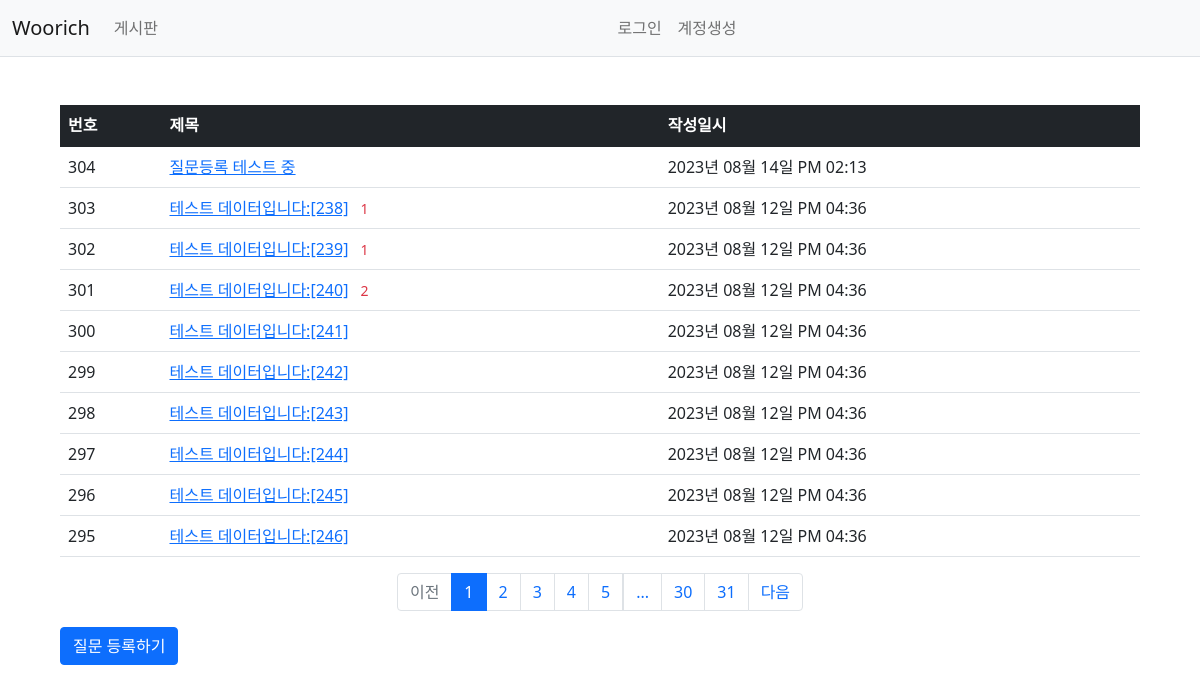
Page /question/list/ on the committed database.
### woorichApp/models.py (models this page shows)
class Question(db.Model):
    id = db.Column(db.Integer, primary_key=True)
    subject = db.Column(db.String(200), nullable=False)
    content = db.Column(db.Text(), nullable=False)
    create_date = db.Column(db.DateTime(), nullable=False)

### woorichApp/views/question_views.py (the view)
@bp.route('/list/')
def _list():
    page = request.args.get('page', type=int, default=1)  # 페이지
    question_list = Question.query.order_by(Question.create_date.desc())
    question_list = question_list.paginate(page=page, per_page=10)
    return render_template('question/question_list.html', question_list=question_list)

### woorichApp/filter.py (called while the page is built)
def format_datetime(value, fmt='%Y년 %m월 %d일 %p %I:%M'):
    return value.strftime(fmt)

### woorichApp/views/auth_views.py (called while the page is built)
@bp.before_app_request
def load_logged_in_user():
    user_id = session.get('user_id')
    if user_id is None:
        g.user = None
    else:
        g.user = User.query.get(user_id)

### woorichApp/templates/question/question_list.html
{% extends 'layouts/base.html' %}
{% block content %}
<div class="container my-3">
    <table class="table">
        <thead>
        <tr class="table-dark">
            <th>번호</th>
            <th>제목</th>
            <th>작성일시</th>
        </tr>
        </thead>
        <tbody>
        {% if question_list %}
        {% for question in question_list.items %}
        <tr>
            <td>{{ question_list.total - ((question_list.page-1) * question_list.per_page) - loop.index0 }}</td>
            <td>
                <a href="{{ url_for('question.detail', question_id=question.id) }}">{{ question.subject }}</a>
             {% if question.answer_set|length > 0 %}
                <span class="text-danger small mx-2">{{ question.answer_set|length }}</span>
                {% endif %}
            </td>
            <td>{{ question.create_date|datetime }}</td>
        </tr>
        {% endfor %}
        {% else %}
        <tr>
            <td colspan="3">질문이 없습니다.</td>
        </tr>
        {% endif %}
        </tbody>
    </table>
    <ul class="pagination justify-content-center">
        {% if question_list.has_prev %}
        <li class="page-item">
            <a class="page-link" href="?page={{ question_list.prev_num }}">이전</a>
        </li>
        {% else %}
        <li class="page-item disabled">
            <a class="page-link" tabindex="-1" aria-disabled="true" href="javascript:void(0)">이전</a>
        </li>
        {% endif %}
        {% for page_num in question_list.iter_pages() %}
        {% if page_num %}
        {% if page_num != question_list.page %}
        <li class="page-item">
            <a class="page-link" href="?page={{ page_num }}">{{ page_num }}</a>
        </li>
        {% else %}
        <li class="page-item active" aria-current="page">
            <a class="page-link" href="javascript:void(0)">{{ page_num }}</a>
        </li>
        {% endif %}
        {% else %}
        <li class="disabled">
            <a class="page-link" href="javascript:void(0)">...</a>
        </li>
        {% endif %}
        {% endfor %}
        {% if question_list.has_next %}
        <li class="page-item">
            <a class="page-link" href="?page={{ question_list.next_num }}">다음</a>
        </li>
        {% else %}
        <li class="page-item disabled">
            <a class="page-link" tabindex="-1" aria-disabled="true" href="javascript:void(0)">다음</a>
        </li>
        {% endif %}
    </ul>
        <a href="{{ url_for('question.create') }}" class="btn btn-primary">질문 등록하기</a>
</div>
{% endblock %}

### woorichApp/templates/layouts/base.html (shortened to what this page needs)
<!doctype html>
<html lang="ko">
<head>
    <link rel="stylesheet" href="{{ url_for('static', filename='bootstrap.min.css') }}">
    <link rel="stylesheet" href="{{ url_for('static', filename='style.css') }}">
</head>
<body>
{% include "includes/navbar.html" %}
<div class="m-5">
    {% block content %}
    {% endblock %}
</div>
</body>
</html>

### woorichApp/templates/includes/navbar.html (shortened to what this page needs)
<nav class="navbar navbar-expand-lg navbar-light bg-light border-bottom">
    <div class="container-fluid">
        <a class="navbar-brand" href="{{ url_for('main.index') }}">Woorich</a>
        <div class="collapse navbar-collapse" id="navbarSupportedContent">
            <ul class="navbar-nav me-auto mb-2 mb-lg-0">
                    <a class="nav-link" href="{{ url_for('question._list') }}">게시판</a>
            </ul>
            {% if g.user %}
            <ul class="navbar-nav me-auto mb-2 mb-lg-0">
                <li class="nav-item">
                    <a class="nav-link" href="{{ url_for('mypage.mypage') }}">마이페이지</a>
                </li>
                <li class="nav-item ">
                    <a class="nav-link" href="{{ url_for('auth.logout') }}">{{ g.user.username }} (로그아웃)</a>
                </li>
                <li class="nav-item">
            </ul>
            {% else %}
            <ul class="navbar-nav me-auto mb-2 mb-lg-0">
                <li class="nav-item">
                    <a class="nav-link" href="{{ url_for('auth.login') }}">로그인</a>
                </li>
                <li class="nav-item">
                    <a class="nav-link" href="{{ url_for('auth.signup') }}">계정생성</a>
                </li>
            </ul>
            {% endif %}
        </div>
    </div>
</nav>

### rows in the picture
Question: total "304", subject "질문등록 테스트 중", create_date "2023년 08월 14일 PM 02:13"
Question: total "303", subject "테스트 데이터입니다:[238]", answer_set|length "1", create_date "2023년 08월 12일 PM 04:36"
Question: total "302", subject "테스트 데이터입니다:[239]", answer_set|length "1", create_date "2023년 08월 12일 PM 04:36"
Question: total "301", subject "테스트 데이터입니다:[240]", answer_set|length "2", create_date "2023년 08월 12일 PM 04:36"
Question: total "300", subject "테스트 데이터입니다:[241]", create_date "2023년 08월 12일 PM 04:36"
Question: total "299", subject "테스트 데이터입니다:[242]", create_date "2023년 08월 12일 PM 04:36"
Question: total "298", subject "테스트 데이터입니다:[243]", create_date "2023년 08월 12일 PM 04:36"
Question: total "297", subject "테스트 데이터입니다:[244]", create_date "2023년 08월 12일 PM 04:36"
Question: total "296", subject "테스트 데이터입니다:[245]", create_date "2023년 08월 12일 PM 04:36"
Question: total "295", subject "테스트 데이터입니다:[246]", create_date "2023년 08월 12일 PM 04:36"

### other values in the picture
{{ page_num }} "1"
{{ page_num }} "2" "3" "4" "5" "30" "31"
